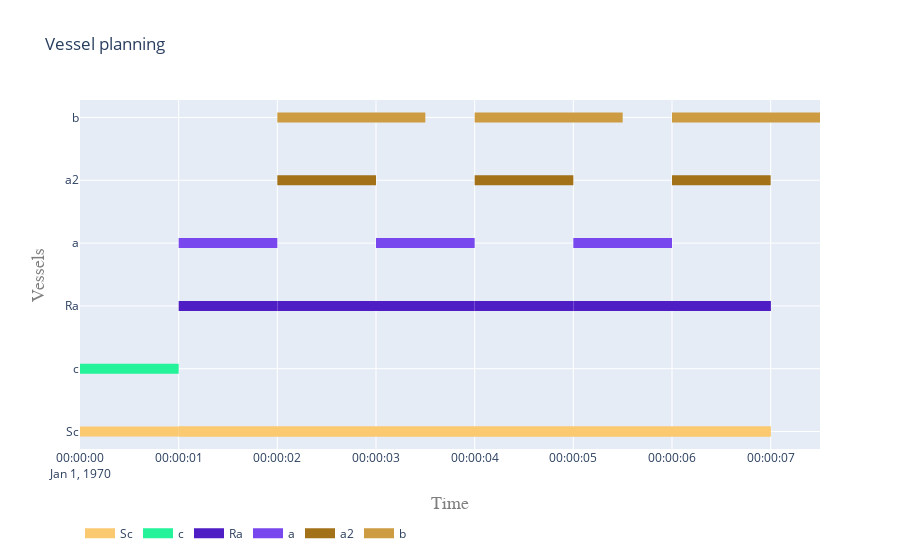

Here is the notebook cell this chart was saved with:
### Code cell
plot.vessel_planning([Sc,c,Ra,a,a2,b])

### Figure 1 — Plotly figure (JSON) as saved in the notebook; plotly's stock layout.template omitted (floating-point values rounded to 4 significant figures)
{"data": [{"connectgaps": false, "hoverinfo": "y+name", "line": {"color": "rgb(250,201,112)", "width": 10}, "mode": "lines", "name": "Sc", "type": "scatter", "x": ["1970-01-01T00:00:00", "1970-01-01T00:00:00", "1970-01-01T00:00:01", "1970-01-01T00:00:01", "1970-01-01T00:00:01", "1970-01-01T00:00:01", "1970-01-01T00:00:01", "1970-01-01T00:00:07", "1970-01-01T00:00:07", "1970-01-01T00:00:07", "1970-01-01T00:00:01", "1970-01-01T00:00:01", "1970-01-01T00:00:07", "1970-01-01T00:00:07", "1970-01-01T00:00:07"], "y": ["Sc", "Sc", "Sc", "Sc", null, "Sc", "Sc", "Sc", "Sc", null, "Sc", "Sc", "Sc", "Sc", null]}, {"connectgaps": false, "hoverinfo": "y+name", "line": {"color": "rgb(36,243,154)", "width": 10}, "mode": "lines", "name": "c", "type": "scatter", "x": ["1970-01-01T00:00:00", "1970-01-01T00:00:00", "1970-01-01T00:00:01", "1970-01-01T00:00:01", "1970-01-01T00:00:01"], "y": ["c", "c", "c", "c", null]}, {"connectgaps": false, "hoverinfo": "y+name", "line": {"color": "rgb(78,29,196)", "width": 10}, "mode": "lines", "name": "Ra", "type": "scatter", "x": ["1970-01-01T00:00:01", "1970-01-01T00:00:01", "1970-01-01T00:00:02", "1970-01-01T00:00:02", "1970-01-01T00:00:02", "1970-01-01T00:00:02", "1970-01-01T00:00:02", "1970-01-01T00:00:03", "1970-01-01T00:00:03", "1970-01-01T00:00:03", "1970-01-01T00:00:03", "1970-01-01T00:00:03", "1970-01-01T00:00:04", "1970-01-01T00:00:04", "1970-01-01T00:00:04", "1970-01-01T00:00:04", "1970-01-01T00:00:04", "1970-01-01T00:00:05", "1970-01-01T00:00:05", "1970-01-01T00:00:05", "1970-01-01T00:00:05", "1970-01-01T00:00:05", "1970-01-01T00:00:06", "1970-01-01T00:00:06", "1970-01-01T00:00:06", "1970-01-01T00:00:06", "1970-01-01T00:00:06", "1970-01-01T00:00:07", "1970-01-01T00:00:07", "1970-01-01T00:00:07", "1970-01-01T00:00:06", "1970-01-01T00:00:06", "1970-01-01T00:00:07", "1970-01-01T00:00:07", "1970-01-01T00:00:07"], "y": ["Ra", "Ra", "Ra", "Ra", null, "Ra", "Ra", "Ra", "Ra", null, "Ra", "Ra", "Ra", "Ra", null, "Ra", "Ra", "Ra", "Ra", null, "Ra", "Ra", "Ra", "Ra", null, "Ra", "Ra", "Ra", "Ra", null, "Ra", "Ra", "Ra", "Ra", null]}, {"connectgaps": false, "hoverinfo": "y+name", "line": {"color": "rgb(120,71,238)", "width": 10}, "mode": "lines", "name": "a", "type": "scatter", "x": ["1970-01-01T00:00:01", "1970-01-01T00:00:01", "1970-01-01T00:00:02", "1970-01-01T00:00:02", "1970-01-01T00:00:02", "1970-01-01T00:00:03", "1970-01-01T00:00:03", "1970-01-01T00:00:04", "1970-01-01T00:00:04", "1970-01-01T00:00:04", "1970-01-01T00:00:05", "1970-01-01T00:00:05", "1970-01-01T00:00:06", "1970-01-01T00:00:06", "1970-01-01T00:00:06"], "y": ["a", "a", "a", "a", null, "a", "a", "a", "a", null, "a", "a", "a", "a", null]}, {"connectgaps": false, "hoverinfo": "y+name", "line": {"color": "rgb(162,113,24)", "width": 10}, "mode": "lines", "name": "a2", "type": "scatter", "x": ["1970-01-01T00:00:02", "1970-01-01T00:00:02", "1970-01-01T00:00:03", "1970-01-01T00:00:03", "1970-01-01T00:00:03", "1970-01-01T00:00:04", "1970-01-01T00:00:04", "1970-01-01T00:00:05", "1970-01-01T00:00:05", "1970-01-01T00:00:05", "1970-01-01T00:00:06", "1970-01-01T00:00:06", "1970-01-01T00:00:07", "1970-01-01T00:00:07", "1970-01-01T00:00:07"], "y": ["a2", "a2", "a2", "a2", null, "a2", "a2", "a2", "a2", null, "a2", "a2", "a2", "a2", null]}, {"connectgaps": false, "hoverinfo": "y+name", "line": {"color": "rgb(204,155,66)", "width": 10}, "mode": "lines", "name": "b", "type": "scatter", "x": ["1970-01-01T00:00:02", "1970-01-01T00:00:02", "1970-01-01T00:00:03.500000", "1970-01-01T00:00:03.500000", "1970-01-01T00:00:03.500000", "1970-01-01T00:00:04", "1970-01-01T00:00:04", "1970-01-01T00:00:05.500000", "1970-01-01T00:00:05.500000", "1970-01-01T00:00:05.500000", "1970-01-01T00:00:06", "1970-01-01T00:00:06", "1970-01-01T00:00:07.500000", "1970-01-01T00:00:07.500000", "1970-01-01T00:00:07.500000"], "y": ["b", "b", "b", "b", null, "b", "b", "b", "b", null, "b", "b", "b", "b", null]}], "layout": {"hovermode": "closest", "legend": {"orientation": "h", "x": 0, "y": -0.2}, "title": {"text": "Vessel planning"}, "xaxis": {"range": ["1970-01-01T00:00:00", "1970-01-01T00:00:07.500000"], "title": {"font": {"color": "#7f7f7f", "family": "Courier New, monospace", "size": 18}, "text": "Time"}}, "yaxis": {"title": {"font": {"color": "#7f7f7f", "family": "Courier New, monospace", "size": 18}, "text": "Vessels"}}}}
